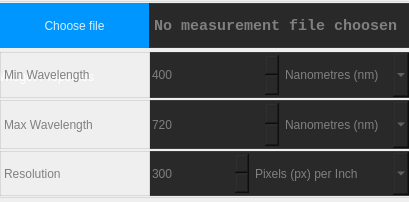
               <widget class="QWidget" name="tab_2">
                <attribute name="title">
                 <string>Content</string>
                </attribute>
                <layout class="QGridLayout" name="gridLayout_5">
                 <property name="leftMargin">
                  <number>0</number>
                 </property>
                 <property name="topMargin">
                  <number>0</number>
                 </property>
                 <property name="rightMargin">
                  <number>0</number>
                 </property>
                 <property name="bottomMargin">
                  <number>2</number>
                 </property>
                 <property name="spacing">
                  <number>1</number>
                 </property>
                 <item row="0" column="0">
                  <widget class="QGroupBox" name="groupBox_2">
                   <property name="minimumSize">
                    <size>
                     <width>0</width>
                     <height>200</height>
                    </size>
                   </property>
                   <property name="maximumSize">
                    <size>
                     <width>16777215</width>
                     <height>200</height>
                    </size>
                   </property>
                   <property name="styleSheet">
                    <string notr="true">QGroupBox {
  border-radius: 2px;
  margin-top: 1.4em;
  margin-bottom: 1;
  font: 700 12pt &quot;Consolas&quot;;
}
QLineEdit {
	font: 600 10pt &quot;Segoe UI&quot;;
	background-color:  rgb(41,41,41);
   color: white;
	border-radius: 2px;
}
QPushButton {
	background: rgb(0, 150, 255);
	color: rgba(255,255,255, 0.85);
	border-radius: 2px;
	font: 600 10pt &quot;Segoe UI&quot;;
}
QPushButton:hover {
	background: rgb(51, 180, 255);
}
QGroupBox::title {
  background: transparent;
  color: white;
  padding-top: -30px;
   padding-left: -18px;
  margin: 0 15 15 15;
}
QLabel {
	color: grey;
	font: 550 11pt &quot;Consolas&quot;;
}
QSpinBox {
		font: 600 10pt &quot;Segoe UI&quot;;
 		background-color:  rgb(41,41,41);
		color: grey;
		border-radius: 2px;
		border: 0px;
}
QComboBox {
		font: 700 10pt &quot;Segoe UI&quot;;
 		background-color:  rgb(41,41,41);
		color: grey;
		border-radius: 2px;
		border: 0px;
}</string>
                   </property>
                   <property name="title">
                    <string>Widget Properties</string>
                   </property>
                   <property name="flat">
                    <bool>false</bool>
                   </property>
                   <layout class="QVBoxLayout" name="verticalLayout_4">
                    <property name="spacing">
                     <number>0</number>
                    </property>
                    <property name="leftMargin">
                     <number>0</number>
                    </property>
                    <property name="topMargin">
                     <number>1</number>
                    </property>
                    <property name="rightMargin">
                     <number>0</number>
                    </property>
                    <property name="bottomMargin">
                     <number>1</number>
                    </property>
                    <item>
                     <widget class="QWidget" name="widget" native="true">
                      <property name="styleSheet">
                       <string notr="true">
QWidget {

	border-top: 1px solid rgba(129, 129, 129, 50);
}
</string>
                      </property>
                      <layout class="QHBoxLayout" name="horizontalLayout_5">
                       <property name="spacing">
                        <number>0</number>
                       </property>
                       <property name="leftMargin">
                        <number>0</number>
                       </property>
                       <property name="topMargin">
                        <number>2</number>
                       </property>
                       <property name="rightMargin">
                        <number>0</number>
                       </property>
                       <property name="bottomMargin">
                        <number>2</number>
                       </property>
                       <item>
                        <widget class="QPushButton" name="pushButton">
                         <property name="sizePolicy">
                          <sizepolicy hsizetype="Expanding" vsizetype="Expanding">
                           <horstretch>0</horstretch>
                           <verstretch>0</verstretch>
                          </sizepolicy>
                         </property>
                         <property name="minimumSize">
                          <size>
                           <width>149</width>
                           <height>0</height>
                          </size>
                         </property>
                         <property name="maximumSize">
                          <size>
                           <width>149</width>
                           <height>999</height>
                          </size>
                         </property>
                         <property name="styleSheet">
                          <string notr="true">border: 0px; border-radius: 0px;</string>
                         </property>
                         <property name="text">
                          <string>Choose file</string>
                         </property>
                        </widget>
                       </item>
                       <item>
                        <widget class="QWidget" name="widget_4" native="true">
                         <property name="minimumSize">
                          <size>
                           <width>0</width>
                           <height>0</height>
                          </size>
                         </property>
                         <property name="maximumSize">
                          <size>
                           <width>16777215</width>
                           <height>16777215</height>
                          </size>
                         </property>
                         <property name="styleSheet">
                          <string notr="true">background-color:  rgb(41,41,41);
border:0px;
</string>
                         </property>
                         <layout class="QHBoxLayout" name="horizontalLayout_10">
                          <property name="leftMargin">
                           <number>1</number>
                          </property>
                          <property name="topMargin">
                           <number>0</number>
                          </property>
                          <property name="rightMargin">
                           <number>0</number>
                          </property>
                          <property name="bottomMargin">
                           <number>0</number>
                          </property>
                          <item>
                           <widget class="QLabel" name="label_3">
                            <property name="sizePolicy">
                             <sizepolicy hsizetype="Preferred" vsizetype="Expanding">
                              <horstretch>0</horstretch>
                              <verstretch>0</verstretch>
                             </sizepolicy>
                            </property>
                            <property name="font">
                             <font>
                              <family>Consolas</family>
                              <pointsize>11</pointsize>
                              <italic>false</italic>
                              <bold>true</bold>
                             </font>
                            </property>
                            <property name="styleSheet">
                             <string notr="true">border-top: 1px solid rgba(129, 129, 129, 50);
border-bottom: 1px solid rgba(129, 129, 129, 50);
border-radius: 0px;</string>
                            </property>
                            <property name="text">
                             <string>No measurement file choosen</string>
                            </property>
                           </widget>
                          </item>
                         </layout>
                        </widget>
                       </item>
                      </layout>
                     </widget>
                    </item>
                    <item>
                     <widget class="QWidget" name="widget_9" native="true">
                      <property name="minimumSize">
                       <size>
                        <width>0</width>
                        <height>40</height>
                       </size>
                      </property>
                      <property name="maximumSize">
                       <size>
                        <width>16777215</width>
                        <height>50</height>
                       </size>
                      </property>
                      <property name="styleSheet">
                       <string notr="true"/>
                      </property>
                      <layout class="QHBoxLayout" name="horizontalLayout_7">
                       <property name="spacing">
                        <number>0</number>
                       </property>
                       <property name="leftMargin">
                        <number>0</number>
                       </property>
                       <property name="topMargin">
                        <number>2</number>
                       </property>
                       <property name="rightMargin">
                        <number>0</number>
                       </property>
                       <property name="bottomMargin">
                        <number>2</number>
                       </property>
                       <item>
                        <widget class="QLabel" name="label_4">
                         <property name="minimumSize">
                          <size>
                           <width>150</width>
                           <height>0</height>
                          </size>
                         </property>
                         <property name="maximumSize">
                          <size>
                           <width>150</width>
                           <height>16777215</height>
                          </size>
                         </property>
                         <property name="styleSheet">
                          <string notr="true">border: 1px solid rgba(129, 129, 129, 50); color: grey</string>
                         </property>
                         <property name="text">
                          <string>Min Wavelength </string>
                         </property>
                        </widget>
                       </item>
                       <item>
                        <widget class="QSpinBox" name="spinBox_4">
                         <property name="sizePolicy">
                          <sizepolicy hsizetype="Minimum" vsizetype="Expanding">
                           <horstretch>0</horstretch>
                           <verstretch>0</verstretch>
                          </sizepolicy>
                         </property>
                         <property name="minimumSize">
                          <size>
                           <width>100</width>
                           <height>0</height>
                          </size>
                         </property>
                         <property name="maximumSize">
                          <size>
                           <width>200</width>
                           <height>16777215</height>
                          </size>
                         </property>
                         <property name="styleSheet">
                          <string notr="true">border-top: 1px solid rgba(129, 129, 129, 50);
border-bottom: 1px solid rgba(129, 129, 129, 50);
border-radius: 0px;</string>
                         </property>
                         <property name="minimum">
                          <number>400</number>
                         </property>
                         <property name="maximum">
                          <number>720</number>
                         </property>
                         <property name="value">
                          <number>400</number>
                         </property>
                        </widget>
                       </item>
                       <item>
                        <widget class="QComboBox" name="comboBox_6">
                         <property name="sizePolicy">
                          <sizepolicy hsizetype="Preferred" vsizetype="Expanding">
                           <horstretch>0</horstretch>
                           <verstretch>0</verstretch>
                          </sizepolicy>
                         </property>
                         <property name="minimumSize">
                          <size>
                           <width>0</width>
                           <height>0</height>
                          </size>
                         </property>
                         <property name="maximumSize">
                          <size>
                           <width>16777215</width>
                           <height>16777215</height>
                          </size>
                         </property>
                         <property name="styleSheet">
                          <string notr="true">border-top: 1px solid rgba(129, 129, 129, 50);
border-bottom: 1px solid rgba(129, 129, 129, 50);
border-radius: 0px;</string>
                         </property>
                         <item>
                          <property name="text">
                           <string>Nanometres (nm)</string>
                          </property>
                         </item>
                        </widget>
                       </item>
                      </layout>
                     </widget>
                    </item>
                    <item>
                     <widget class="QWidget" name="widget_10" native="true">
                      <property name="minimumSize">
                       <size>
                        <width>0</width>
                        <height>40</height>
                       </size>
                      </property>
                      <property name="maximumSize">
                       <size>
                        <width>16777215</width>
                        <height>50</height>
                       </size>
                      </property>
                      <property name="styleSheet">
                       <string notr="true"/>
                      </property>
                      <layout class="QHBoxLayout" name="horizontalLayout_8">
                       <property name="spacing">
                        <number>0</number>
                       </property>
                       <property name="leftMargin">
                        <number>0</number>
                       </property>
                       <property name="topMargin">
                        <number>0</number>
                       </property>
                       <property name="rightMargin">
                        <number>0</number>
                       </property>
                       <property name="bottomMargin">
                        <number>0</number>
                       </property>
                       <item>
                        <widget class="QLabel" name="label_5">
                         <property name="minimumSize">
                          <size>
                           <width>150</width>
                           <height>0</height>
                          </size>
                         </property>
                         <property name="maximumSize">
                          <size>
                           <width>150</width>
                           <height>16777215</height>
                          </size>
                         </property>
                         <property name="styleSheet">
                          <string notr="true">border: 1px solid rgba(129, 129, 129, 50); color: grey</string>
                         </property>
                         <property name="text">
                          <string>Max Wavelength</string>
                         </property>
                        </widget>
                       </item>
                       <item>
                        <widget class="QSpinBox" name="spinBox_5">
                         <property name="sizePolicy">
                          <sizepolicy hsizetype="Minimum" vsizetype="Expanding">
                           <horstretch>0</horstretch>
                           <verstretch>0</verstretch>
                          </sizepolicy>
                         </property>
                         <property name="minimumSize">
                          <size>
                           <width>100</width>
                           <height>35</height>
                          </size>
                         </property>
                         <property name="maximumSize">
                          <size>
                           <width>200</width>
                           <height>16777215</height>
                          </size>
                         </property>
                         <property name="styleSheet">
                          <string notr="true">border-top: 1px solid rgba(129, 129, 129, 50);
border-bottom: 1px solid rgba(129, 129, 129, 50);
border-radius: 0px;</string>
                         </property>
                         <property name="minimum">
                          <number>401</number>
                         </property>
                         <property name="maximum">
                          <number>720</number>
                         </property>
                         <property name="value">
                          <number>720</number>
                         </property>
                        </widget>
                       </item>
                       <item>
                        <widget class="QComboBox" name="comboBox_7">
                         <property name="sizePolicy">
                          <sizepolicy hsizetype="Preferred" vsizetype="Expanding">
                           <horstretch>0</horstretch>
                           <verstretch>0</verstretch>
                          </sizepolicy>
                         </property>
                         <property name="minimumSize">
                          <size>
                           <width>0</width>
                           <height>0</height>
                          </size>
                         </property>
                         <property name="maximumSize">
                          <size>
                           <width>16777215</width>
                           <height>16777215</height>
                          </size>
                         </property>
                         <property name="styleSheet">
                          <string notr="true">border-top: 1px solid rgba(129, 129, 129, 50);
border-bottom: 1px solid rgba(129, 129, 129, 50);
border-radius: 0px;</string>
                         </property>
                         <item>
                          <property name="text">
                           <string>Nanometres (nm)</string>
                          </property>
                         </item>
                        </widget>
                       </item>
                      </layout>
                     </widget>
                    </item>
                    <item>
                     <widget class="QWidget" name="widget_11" native="true">
                      <property name="minimumSize">
                       <size>
                        <width>0</width>
                        <height>40</height>
                       </size>
                      </property>
                      <property name="maximumSize">
                       <size>
                        <width>16777215</width>
                        <height>50</height>
                       </size>
                      </property>
                      <property name="styleSheet">
                       <string notr="true">
QWidget {
	border-bottom: 1px solid rgba(129, 129, 129, 50);
}
</string>
                      </property>
                      <layout class="QHBoxLayout" name="horizontalLayout_11">
                       <property name="spacing">
                        <number>0</number>
                       </property>
                       <property name="leftMargin">
                        <number>0</number>
                       </property>
                       <property name="topMargin">
                        <number>2</number>
                       </property>
                       <property name="rightMargin">
                        <number>0</number>
                       </property>
                       <property name="bottomMargin">
                        <number>2</number>
                       </property>
                       <item>
                        <widget class="QLabel" name="label_6">
                         <property name="minimumSize">
                          <size>
                           <width>150</width>
                           <height>0</height>
                          </size>
                         </property>
                         <property name="maximumSize">
                          <size>
                           <width>150</width>
                           <height>16777215</height>
                          </size>
                         </property>
                         <property name="styleSheet">
                          <string notr="true">border: 1px solid rgba(129, 129, 129, 50); color: grey</string>
                         </property>
                         <property name="text">
                          <string>Resolution</string>
                         </property>
                        </widget>
                       </item>
                       <item>
                        <widget class="QSpinBox" name="spinBox_6">
                         <property name="sizePolicy">
                          <sizepolicy hsizetype="Minimum" vsizetype="Expanding">
                           <horstretch>0</horstretch>
                           <verstretch>0</verstretch>
                          </sizepolicy>
                         </property>
                         <property name="minimumSize">
                          <size>
                           <width>100</width>
                           <height>0</height>
                          </size>
                         </property>
                         <property name="maximumSize">
                          <size>
                           <width>200</width>
                           <height>16777215</height>
                          </size>
                         </property>
                         <property name="sizeIncrement">
                          <size>
                           <width>0</width>
                           <height>0</height>
                          </size>
                         </property>
                         <property name="styleSheet">
                          <string notr="true">border-top: 1px solid rgba(129, 129, 129, 50);
border-bottom: 1px solid rgba(129, 129, 129, 50);
border-radius: 0px;</string>
                         </property>
                         <property name="maximum">
                          <number>9999</number>
                         </property>
                         <property name="value">
                          <number>300</number>
                         </property>
                        </widget>
                       </item>
                       <item>
                        <widget class="QComboBox" name="comboBox_8">
                         <property name="sizePolicy">
                          <sizepolicy hsizetype="Preferred" vsizetype="Expanding">
                           <horstretch>0</horstretch>
                           <verstretch>0</verstretch>
                          </sizepolicy>
                         </property>
                         <property name="minimumSize">
                          <size>
                           <width>0</width>
                           <height>0</height>
                          </size>
                         </property>
                         <property name="maximumSize">
                          <size>
                           <width>16777215</width>
                           <height>16777215</height>
                          </size>
                         </property>
                         <property name="styleSheet">
                          <string notr="true">border-top: 1px solid rgba(129, 129, 129, 50);
border-bottom: 1px solid rgba(129, 129, 129, 50);
border-radius: 0px;</string>
                         </property>
                         <item>
                          <property name="text">
                           <string>Pixels (px) per Inch</string>
                          </property>
                         </item>
                         <item>
                          <property name="text">
                           <string>Pixels (px) per Centimeter</string>
                          </property>
                         </item>
                        </widget>
                       </item>
                      </layout>
                     </widget>
                    </item>
                   </layout>
                  </widget>
                 </item>
                </layout>
               </widget>
